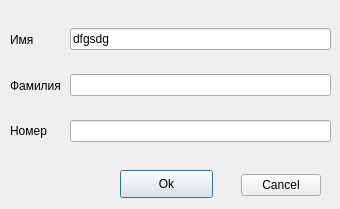
<?xml version="1.0" encoding="UTF-8"?>
<ui version="4.0">
 <class>add_contact</class>
 <widget class="QDialog" name="add_contact">
  <property name="geometry">
   <rect>
    <x>0</x>
    <y>0</y>
    <width>340</width>
    <height>209</height>
   </rect>
  </property>
  <property name="maximumSize">
   <size>
    <width>340</width>
    <height>210</height>
   </size>
  </property>
  <property name="windowTitle">
   <string>Добавить контакт</string>
  </property>
  <widget class="QDialogButtonBox" name="buttonBox">
   <property name="geometry">
    <rect>
     <x>230</x>
     <y>170</y>
     <width>91</width>
     <height>31</height>
    </rect>
   </property>
   <property name="orientation">
    <enum>Qt::Horizontal</enum>
   </property>
   <property name="standardButtons">
    <set>QDialogButtonBox::Cancel</set>
   </property>
  </widget>
  <widget class="QWidget" name="verticalLayoutWidget">
   <property name="geometry">
    <rect>
     <x>10</x>
     <y>20</y>
     <width>61</width>
     <height>131</height>
    </rect>
   </property>
   <layout class="QVBoxLayout" name="verticalLayout">
    <item>
     <widget class="QLabel" name="label_name">
      <property name="text">
       <string>Имя</string>
      </property>
     </widget>
    </item>
    <item>
     <widget class="QLabel" name="label_surname">
      <property name="text">
       <string>Фамилия</string>
      </property>
     </widget>
    </item>
    <item>
     <widget class="QLabel" name="label_number">
      <property name="text">
       <string>Номер</string>
      </property>
     </widget>
    </item>
   </layout>
  </widget>
  <widget class="QWidget" name="verticalLayoutWidget_2">
   <property name="geometry">
    <rect>
     <x>70</x>
     <y>10</y>
     <width>261</width>
     <height>151</height>
    </rect>
   </property>
   <layout class="QVBoxLayout" name="verticalLayout_3">
    <item>
     <widget class="QLineEdit" name="line_edit_name">
      <property name="text">
       <string>dfgsdg</string>
      </property>
     </widget>
    </item>
    <item>
     <widget class="QLineEdit" name="line_edit_surname"/>
    </item>
    <item>
     <widget class="QLineEdit" name="line_edit_number"/>
    </item>
   </layout>
  </widget>
  <widget class="QPushButton" name="btn_ok">
   <property name="geometry">
    <rect>
     <x>120</x>
     <y>170</y>
     <width>93</width>
     <height>28</height>
    </rect>
   </property>
   <property name="text">
    <string>Ok</string>
   </property>
   <property name="default">
    <bool>true</bool>
   </property>
  </widget>
 </widget>
 <resources/>
 <connections>
  <connection>
   <sender>buttonBox</sender>
   <signal>rejected()</signal>
   <receiver>add_contact</receiver>
   <slot>reject()</slot>
   <hints>
    <hint type="sourcelabel">
     <x>320</x>
     <y>170</y>
    </hint>
    <hint type="destinationlabel">
     <x>286</x>
     <y>208</y>
    </hint>
   </hints>
  </connection>
  <connection>
   <sender>btn_ok</sender>
   <signal>clicked()</signal>
   <receiver>line_edit_number</receiver>
   <slot>cut()</slot>
   <hints>
    <hint type="sourcelabel">
     <x>139</x>
     <y>185</y>
    </hint>
    <hint type="destinationlabel">
     <x>93</x>
     <y>134</y>
    </hint>
   </hints>
  </connection>
  <connection>
   <sender>btn_ok</sender>
   <signal>clicked()</signal>
   <receiver>line_edit_surname</receiver>
   <slot>cut()</slot>
   <hints>
    <hint type="sourcelabel">
     <x>120</x>
     <y>170</y>
    </hint>
    <hint type="destinationlabel">
     <x>120</x>
     <y>84</y>
    </hint>
   </hints>
  </connection>
  <connection>
   <sender>btn_ok</sender>
   <signal>clicked()</signal>
   <receiver>line_edit_name</receiver>
   <slot>cut()</slot>
   <hints>
    <hint type="sourcelabel">
     <x>196</x>
     <y>181</y>
    </hint>
    <hint type="destinationlabel">
     <x>82</x>
     <y>40</y>
    </hint>
   </hints>
  </connection>
 </connections>
</ui>
